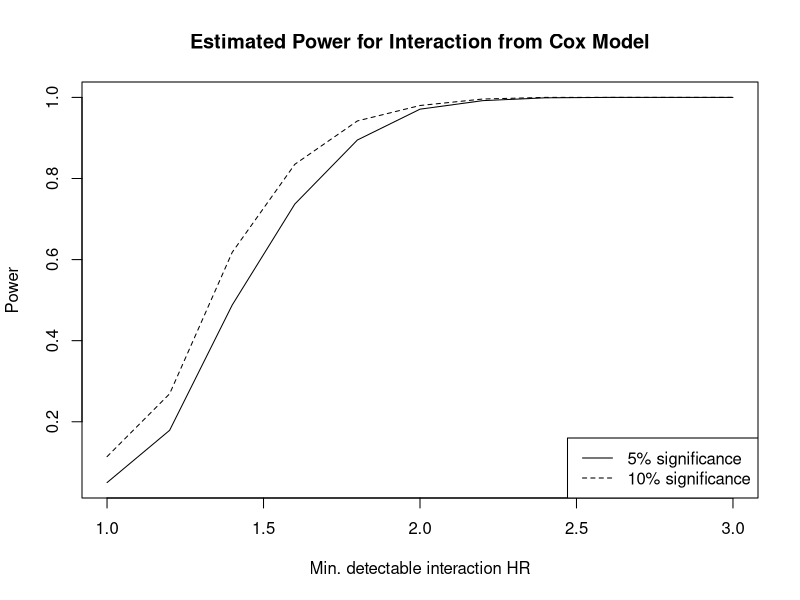

Write R code to recreate this figure.
## ---- chunk 1

knitr::opts_chunk$set(echo = FALSE, 
                      warning = FALSE, 
                      message = FALSE)

## ---- chunk 2

library(survival)
library(knitr)

set.seed(8765432)
N <- 500    # Number of events
            # (=sample size*(1-p[Censoring]) for uninformative censoring)
p.x <- .5   # Marginal probability of either exposure: P(X1)=P(X2)=.5

##### Generate matrix of covariates
## A matrix representing each possible exposure combination:
X.tmp <- t(matrix(c(0,0,0,
                    0,1,0,
                    1,0,0,
                    1,1,1), 
                  ncol=4))

# Probability of each exposure combination: 0/0, 0/1, 1/0, 1/1:
p.x1.x2 <- c((1-p.x)^2, 
             (1-p.x)*p.x, 
             p.x*(1-p.x), 
             p.x^2)

# Expected number of each exposure combo:
N.x1.x2 <- round(N*p.x1.x2)

# Repeat each exposure combination according to its expected number:
X <- as.data.frame(X.tmp[rep(1:dim(X.tmp)[1], N.x1.x2),])

names(X)<-c("x1","x2","x1.x2") # meaningful names

N.sims <- 1000 # Number of simulations

# At this point in the code, specify parameters (log-HRs, i.e. b coefficients) for a proportional hazards model as follows:

# A scalar b0 corresponding to a constant baseline hazard h0(t) of 0.01.
b0 <- log(0.01)

# Scalars b1 and b2 both corresponding to main effect hazard ratios of 1.5.
b1 <- log(1.5)
b2 <- log(1.5)

# A vector b3 corresponding to hazard ratios ranging from 1 to 3 
# in increments of 0.2.
b3 <- log(seq(from = 1, to = 3, by = 0.2))

# Next, complete the next block of code as follows:
# Generate a vector of exponentially distributed event times t.event stored in the data frame X.  Hint: Use the rexp function, with the rate parameter equal to the hazard.

# Generate a vector of event indicators event that have the value 1 for everyone, stored in the data frame X.

# Fit a Cox proportional hazards model corresponding to the analysis you wish to complete, and store the results in the object fit.ph.

# Initialize storage matrix for results:
p.values <- matrix(NA,N.sims,length(b3))
for (j in 1:length(b3)) {
  # Hazard function
  lambda <- exp(b0 + b1*X$x1 + b2*X$x2 + b3[j]*X$x1.x2)
  for (i in 1:N.sims){
    # Generate exponentially distributed event times (t.event)
    # and event indicator (event):
    
    # *****TO BE COMPLETED *****
    
    X$t.event <- rexp(n = N, rate = lambda)
    
    X$event <- 1
    
    # Fit corresponding Cox model and store results in fit.ph
    
    # *****TO BE COMPLETED *****
    fit.ph <- coxph(Surv(t.event, event) ~ x1 + x2 + x1.x2, 
                    data = X, 
                    ties = "efron")
    
    # Collect p-value from interaction term:
    p.values[i,j] <- summary(fit.ph)$coefficients[3,5]
    }
}

# Average number of times null is rejected=empirical estimate of power
p.lt.05 <- as.integer(p.values < 0.05)
est.power.05 <- apply(matrix(p.lt.05,
                             nrow=N.sims, 
                             ncol=length(b3)),
                      2,
                      mean)

# Redo the above code segment, but calculate the power assuming a significance criteria of 10% rather than 5%. Store it in the vector est.power.10.
p.lt.10 <- as.integer(p.values < 0.10)
est.power.10 <- apply(matrix(p.lt.10,
                             nrow=N.sims, 
                             ncol=length(b3)),
                      2,
                      mean)

ratio.HR <- exp(b3) # Transform interaction coefficients to ratio scale.

## ---- chunk 3

# Create a table of results and output:
power.table <- t(rbind(ratio.HR, est.power.05, est.power.10))
kable(power.table,
      col.names = c("Interaction HR",
                    "Power @ 5% significance",
                    "Power at 10% significance"))

# Plot results.
plot(ratio.HR, 
     est.power.05, 
     type="l",
     main="Estimated Power for Interaction from Cox Model",
     xlab="Min. detectable interaction HR", ylab="Power")

lines(ratio.HR, est.power.10, lty=2)

legend("bottomright",
       legend=c("5% significance",
                "10% significance"),
       lty=1:2)

